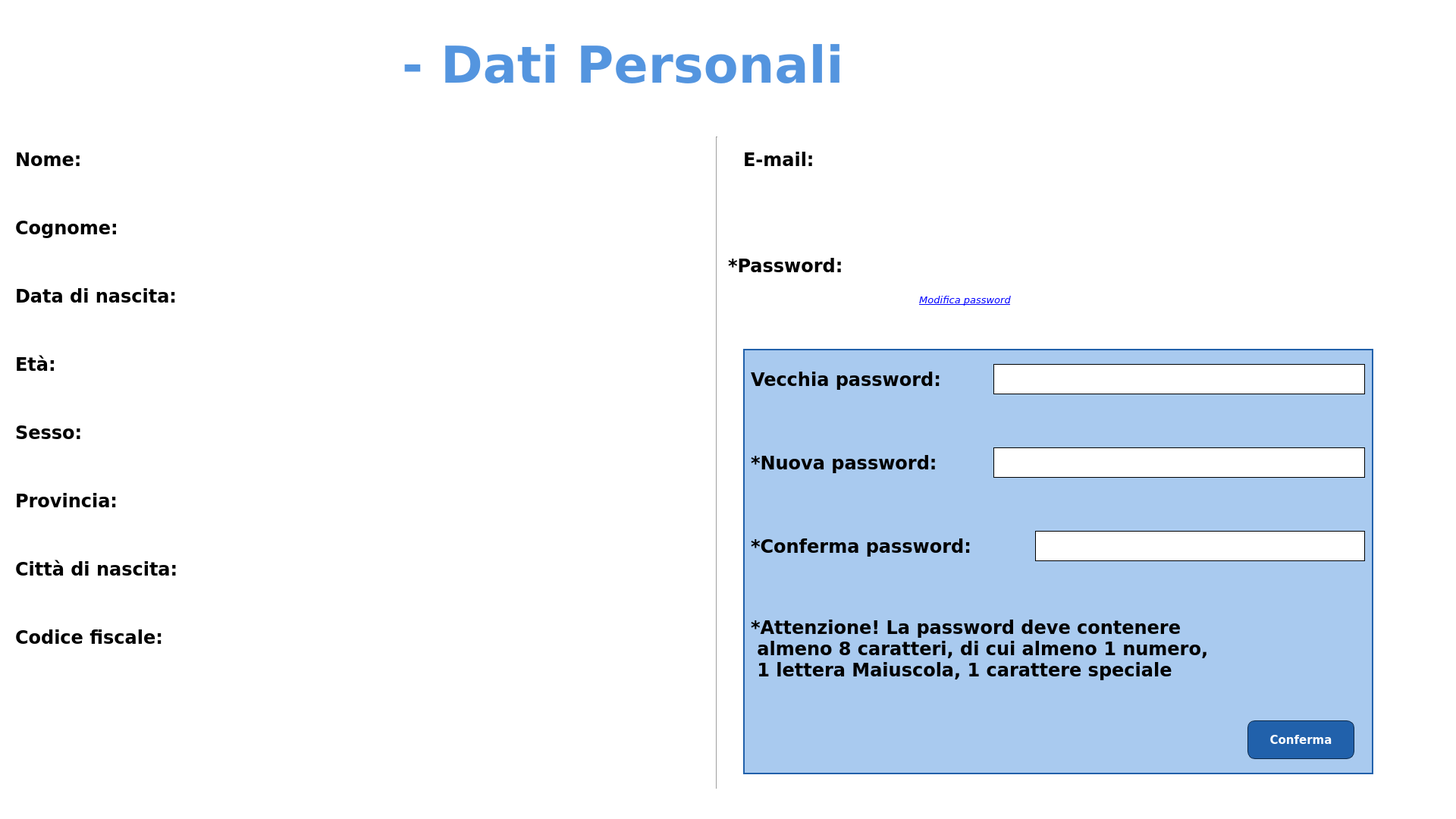
<?xml version="1.0" encoding="UTF-8"?>
<ui version="4.0">
 <class>datiPersonaliPaziente</class>
 <widget class="QWidget" name="datiPersonaliPaziente">
  <property name="geometry">
   <rect>
    <x>0</x>
    <y>0</y>
    <width>1920</width>
    <height>1080</height>
   </rect>
  </property>
  <property name="minimumSize">
   <size>
    <width>1920</width>
    <height>1080</height>
   </size>
  </property>
  <property name="maximumSize">
   <size>
    <width>1920</width>
    <height>1080</height>
   </size>
  </property>
  <property name="palette">
   <palette>
    <active>
     <colorrole role="Button">
      <brush brushstyle="SolidPattern">
       <color alpha="255">
        <red>255</red>
        <green>255</green>
        <blue>255</blue>
       </color>
      </brush>
     </colorrole>
     <colorrole role="Base">
      <brush brushstyle="SolidPattern">
       <color alpha="255">
        <red>255</red>
        <green>255</green>
        <blue>255</blue>
       </color>
      </brush>
     </colorrole>
     <colorrole role="Window">
      <brush brushstyle="SolidPattern">
       <color alpha="255">
        <red>255</red>
        <green>255</green>
        <blue>255</blue>
       </color>
      </brush>
     </colorrole>
    </active>
    <inactive>
     <colorrole role="Button">
      <brush brushstyle="SolidPattern">
       <color alpha="255">
        <red>255</red>
        <green>255</green>
        <blue>255</blue>
       </color>
      </brush>
     </colorrole>
     <colorrole role="Base">
      <brush brushstyle="SolidPattern">
       <color alpha="255">
        <red>255</red>
        <green>255</green>
        <blue>255</blue>
       </color>
      </brush>
     </colorrole>
     <colorrole role="Window">
      <brush brushstyle="SolidPattern">
       <color alpha="255">
        <red>255</red>
        <green>255</green>
        <blue>255</blue>
       </color>
      </brush>
     </colorrole>
    </inactive>
    <disabled>
     <colorrole role="Button">
      <brush brushstyle="SolidPattern">
       <color alpha="255">
        <red>255</red>
        <green>255</green>
        <blue>255</blue>
       </color>
      </brush>
     </colorrole>
     <colorrole role="Base">
      <brush brushstyle="SolidPattern">
       <color alpha="255">
        <red>255</red>
        <green>255</green>
        <blue>255</blue>
       </color>
      </brush>
     </colorrole>
     <colorrole role="Window">
      <brush brushstyle="SolidPattern">
       <color alpha="255">
        <red>255</red>
        <green>255</green>
        <blue>255</blue>
       </color>
      </brush>
     </colorrole>
    </disabled>
   </palette>
  </property>
  <property name="windowTitle">
   <string>Clinica Casa Alfredo</string>
  </property>
  <property name="windowIcon">
   <iconset>
    <normaloff>Immagini/logo_casa_alfredo.png</normaloff>Immagini/logo_casa_alfredo.png</iconset>
  </property>
  <property name="styleSheet">
   <string notr="true"/>
  </property>
  <widget class="QPushButton" name="tendina_button">
   <property name="geometry">
    <rect>
     <x>1820</x>
     <y>20</y>
     <width>70</width>
     <height>70</height>
    </rect>
   </property>
   <property name="cursor">
    <cursorShape>PointingHandCursor</cursorShape>
   </property>
   <property name="styleSheet">
    <string notr="true">QPushButton#tendina_button:pressed {
background-color: rgb(0, 0, 0, 0);
}</string>
   </property>
   <property name="text">
    <string/>
   </property>
   <property name="icon">
    <iconset>
     <normaloff>Immagini/tendina_chiusa.png</normaloff>Immagini/tendina_chiusa.png</iconset>
   </property>
   <property name="iconSize">
    <size>
     <width>70</width>
     <height>70</height>
    </size>
   </property>
   <property name="flat">
    <bool>true</bool>
   </property>
  </widget>
  <widget class="QLabel" name="dati_personali">
   <property name="geometry">
    <rect>
     <x>530</x>
     <y>20</y>
     <width>721</width>
     <height>131</height>
    </rect>
   </property>
   <property name="font">
    <font>
     <family>Verdana</family>
     <pointsize>50</pointsize>
     <weight>75</weight>
     <bold>true</bold>
    </font>
   </property>
   <property name="styleSheet">
    <string notr="true">color: rgb(84, 149, 223);</string>
   </property>
   <property name="text">
    <string>- Dati Personali</string>
   </property>
  </widget>
  <widget class="QLabel" name="logo">
   <property name="geometry">
    <rect>
     <x>10</x>
     <y>5</y>
     <width>110</width>
     <height>130</height>
    </rect>
   </property>
   <property name="text">
    <string/>
   </property>
   <property name="pixmap">
    <pixmap>Immagini/logo_casa_alfredo.png</pixmap>
   </property>
   <property name="scaledContents">
    <bool>true</bool>
   </property>
  </widget>
  <widget class="QLabel" name="titolo">
   <property name="geometry">
    <rect>
     <x>110</x>
     <y>20</y>
     <width>401</width>
     <height>110</height>
    </rect>
   </property>
   <property name="text">
    <string/>
   </property>
   <property name="pixmap">
    <pixmap>Immagini/titolo_casa_alfredo.png</pixmap>
   </property>
   <property name="scaledContents">
    <bool>true</bool>
   </property>
  </widget>
  <widget class="QLabel" name="cognome">
   <property name="geometry">
    <rect>
     <x>20</x>
     <y>280</y>
     <width>171</width>
     <height>40</height>
    </rect>
   </property>
   <property name="font">
    <font>
     <family>Verdana</family>
     <pointsize>18</pointsize>
     <weight>75</weight>
     <bold>true</bold>
     <underline>false</underline>
    </font>
   </property>
   <property name="text">
    <string>Cognome:</string>
   </property>
  </widget>
  <widget class="QLabel" name="codice_fiscale">
   <property name="geometry">
    <rect>
     <x>20</x>
     <y>820</y>
     <width>241</width>
     <height>40</height>
    </rect>
   </property>
   <property name="font">
    <font>
     <family>Verdana</family>
     <pointsize>18</pointsize>
     <weight>75</weight>
     <bold>true</bold>
    </font>
   </property>
   <property name="text">
    <string>Codice fiscale:</string>
   </property>
  </widget>
  <widget class="QLabel" name="nome">
   <property name="geometry">
    <rect>
     <x>20</x>
     <y>190</y>
     <width>111</width>
     <height>40</height>
    </rect>
   </property>
   <property name="font">
    <font>
     <family>Verdana</family>
     <pointsize>18</pointsize>
     <weight>75</weight>
     <bold>true</bold>
    </font>
   </property>
   <property name="text">
    <string>Nome:</string>
   </property>
  </widget>
  <widget class="QLabel" name="eta">
   <property name="geometry">
    <rect>
     <x>20</x>
     <y>460</y>
     <width>71</width>
     <height>40</height>
    </rect>
   </property>
   <property name="font">
    <font>
     <family>Verdana</family>
     <pointsize>18</pointsize>
     <weight>75</weight>
     <bold>true</bold>
     <underline>false</underline>
    </font>
   </property>
   <property name="text">
    <string>Età:</string>
   </property>
  </widget>
  <widget class="QLabel" name="provincia">
   <property name="geometry">
    <rect>
     <x>20</x>
     <y>640</y>
     <width>171</width>
     <height>40</height>
    </rect>
   </property>
   <property name="font">
    <font>
     <family>Verdana</family>
     <pointsize>18</pointsize>
     <weight>75</weight>
     <bold>true</bold>
    </font>
   </property>
   <property name="text">
    <string>Provincia:</string>
   </property>
  </widget>
  <widget class="QLabel" name="sesso">
   <property name="geometry">
    <rect>
     <x>20</x>
     <y>550</y>
     <width>111</width>
     <height>40</height>
    </rect>
   </property>
   <property name="font">
    <font>
     <family>Verdana</family>
     <pointsize>18</pointsize>
     <weight>75</weight>
     <bold>true</bold>
     <underline>false</underline>
    </font>
   </property>
   <property name="text">
    <string>Sesso:</string>
   </property>
  </widget>
  <widget class="QLabel" name="citta_di_nascita">
   <property name="geometry">
    <rect>
     <x>20</x>
     <y>730</y>
     <width>261</width>
     <height>40</height>
    </rect>
   </property>
   <property name="font">
    <font>
     <family>Verdana</family>
     <pointsize>18</pointsize>
     <weight>75</weight>
     <bold>true</bold>
    </font>
   </property>
   <property name="text">
    <string>Città di nascita:</string>
   </property>
  </widget>
  <widget class="QLabel" name="data_di_nascita">
   <property name="geometry">
    <rect>
     <x>20</x>
     <y>370</y>
     <width>261</width>
     <height>40</height>
    </rect>
   </property>
   <property name="font">
    <font>
     <family>Verdana</family>
     <pointsize>18</pointsize>
     <weight>75</weight>
     <bold>true</bold>
     <underline>false</underline>
    </font>
   </property>
   <property name="text">
    <string>Data di nascita:</string>
   </property>
  </widget>
  <widget class="QLabel" name="nome_label">
   <property name="geometry">
    <rect>
     <x>350</x>
     <y>190</y>
     <width>570</width>
     <height>40</height>
    </rect>
   </property>
   <property name="font">
    <font>
     <family>Verdana</family>
     <pointsize>18</pointsize>
    </font>
   </property>
   <property name="text">
    <string/>
   </property>
  </widget>
  <widget class="QLabel" name="email">
   <property name="geometry">
    <rect>
     <x>980</x>
     <y>190</y>
     <width>121</width>
     <height>40</height>
    </rect>
   </property>
   <property name="font">
    <font>
     <family>Verdana</family>
     <pointsize>18</pointsize>
     <weight>75</weight>
     <bold>true</bold>
    </font>
   </property>
   <property name="text">
    <string>E-mail:</string>
   </property>
  </widget>
  <widget class="QLabel" name="cognome_label">
   <property name="geometry">
    <rect>
     <x>350</x>
     <y>280</y>
     <width>570</width>
     <height>40</height>
    </rect>
   </property>
   <property name="font">
    <font>
     <family>Verdana</family>
     <pointsize>18</pointsize>
    </font>
   </property>
   <property name="text">
    <string/>
   </property>
  </widget>
  <widget class="QLabel" name="data_di_nascita_label">
   <property name="geometry">
    <rect>
     <x>350</x>
     <y>370</y>
     <width>570</width>
     <height>40</height>
    </rect>
   </property>
   <property name="font">
    <font>
     <family>Verdana</family>
     <pointsize>18</pointsize>
    </font>
   </property>
   <property name="text">
    <string/>
   </property>
  </widget>
  <widget class="QLabel" name="provincia_label">
   <property name="geometry">
    <rect>
     <x>350</x>
     <y>640</y>
     <width>570</width>
     <height>40</height>
    </rect>
   </property>
   <property name="font">
    <font>
     <family>Verdana</family>
     <pointsize>18</pointsize>
    </font>
   </property>
   <property name="text">
    <string/>
   </property>
  </widget>
  <widget class="QLabel" name="citta_di_nascita_label">
   <property name="geometry">
    <rect>
     <x>350</x>
     <y>730</y>
     <width>570</width>
     <height>40</height>
    </rect>
   </property>
   <property name="font">
    <font>
     <family>Verdana</family>
     <pointsize>18</pointsize>
    </font>
   </property>
   <property name="text">
    <string/>
   </property>
  </widget>
  <widget class="QLabel" name="codice_fiscale_label">
   <property name="geometry">
    <rect>
     <x>350</x>
     <y>820</y>
     <width>570</width>
     <height>40</height>
    </rect>
   </property>
   <property name="font">
    <font>
     <family>Verdana</family>
     <pointsize>18</pointsize>
    </font>
   </property>
   <property name="text">
    <string/>
   </property>
  </widget>
  <widget class="QLabel" name="eta_label">
   <property name="geometry">
    <rect>
     <x>150</x>
     <y>460</y>
     <width>270</width>
     <height>40</height>
    </rect>
   </property>
   <property name="font">
    <font>
     <family>Verdana</family>
     <pointsize>18</pointsize>
    </font>
   </property>
   <property name="text">
    <string/>
   </property>
  </widget>
  <widget class="QLabel" name="sesso_label">
   <property name="geometry">
    <rect>
     <x>188</x>
     <y>550</y>
     <width>170</width>
     <height>40</height>
    </rect>
   </property>
   <property name="font">
    <font>
     <family>Verdana</family>
     <pointsize>18</pointsize>
    </font>
   </property>
   <property name="text">
    <string/>
   </property>
  </widget>
  <widget class="QLabel" name="email_label">
   <property name="geometry">
    <rect>
     <x>1170</x>
     <y>190</y>
     <width>641</width>
     <height>40</height>
    </rect>
   </property>
   <property name="font">
    <font>
     <family>Verdana</family>
     <pointsize>18</pointsize>
    </font>
   </property>
   <property name="text">
    <string/>
   </property>
  </widget>
  <widget class="QLabel" name="password">
   <property name="geometry">
    <rect>
     <x>960</x>
     <y>330</y>
     <width>201</width>
     <height>40</height>
    </rect>
   </property>
   <property name="font">
    <font>
     <family>Verdana</family>
     <pointsize>18</pointsize>
     <weight>75</weight>
     <bold>true</bold>
    </font>
   </property>
   <property name="text">
    <string>*Password:</string>
   </property>
  </widget>
  <widget class="QLineEdit" name="password_line_edit">
   <property name="enabled">
    <bool>true</bool>
   </property>
   <property name="geometry">
    <rect>
     <x>1190</x>
     <y>330</y>
     <width>581</width>
     <height>40</height>
    </rect>
   </property>
   <property name="font">
    <font>
     <family>Verdana</family>
     <pointsize>18</pointsize>
    </font>
   </property>
   <property name="styleSheet">
    <string notr="true">border: 0px solid</string>
   </property>
   <property name="text">
    <string/>
   </property>
   <property name="echoMode">
    <enum>QLineEdit::Password</enum>
   </property>
   <property name="readOnly">
    <bool>true</bool>
   </property>
  </widget>
  <widget class="QPushButton" name="occhiello_button">
   <property name="geometry">
    <rect>
     <x>1776</x>
     <y>330</y>
     <width>40</width>
     <height>40</height>
    </rect>
   </property>
   <property name="styleSheet">
    <string notr="true">QPushButton#occhiello_button:pressed {
background-color: rgb(0, 0, 0, 0);
}</string>
   </property>
   <property name="text">
    <string/>
   </property>
   <property name="icon">
    <iconset>
     <normaloff>Immagini/occhiello_barrato_password.png</normaloff>Immagini/occhiello_barrato_password.png</iconset>
   </property>
   <property name="iconSize">
    <size>
     <width>40</width>
     <height>40</height>
    </size>
   </property>
   <property name="flat">
    <bool>true</bool>
   </property>
  </widget>
  <widget class="QPushButton" name="modifica_password">
   <property name="geometry">
    <rect>
     <x>1190</x>
     <y>380</y>
     <width>165</width>
     <height>30</height>
    </rect>
   </property>
   <property name="font">
    <font>
     <family>Verdana</family>
     <pointsize>10</pointsize>
     <italic>true</italic>
     <underline>true</underline>
    </font>
   </property>
   <property name="styleSheet">
    <string notr="true">QPushButton#modifica_password {
color: rgb(0, 0, 255);
}

QPushButton#modifica_password:pressed {
background-color: rgb(0, 0, 0, 0);
color: rgb(0, 0, 180);
}</string>
   </property>
   <property name="text">
    <string>Modifica password</string>
   </property>
   <property name="flat">
    <bool>true</bool>
   </property>
  </widget>
  <widget class="QLabel" name="modifica_password_label">
   <property name="geometry">
    <rect>
     <x>980</x>
     <y>460</y>
     <width>831</width>
     <height>561</height>
    </rect>
   </property>
   <property name="styleSheet">
    <string notr="true">background-color: rgb(169, 202, 239);
border: 2px solid;
border-color: rgb(33, 97, 171);</string>
   </property>
   <property name="text">
    <string/>
   </property>
  </widget>
  <widget class="QLabel" name="vecchia_password">
   <property name="geometry">
    <rect>
     <x>990</x>
     <y>480</y>
     <width>320</width>
     <height>40</height>
    </rect>
   </property>
   <property name="font">
    <font>
     <family>Verdana</family>
     <pointsize>18</pointsize>
     <weight>75</weight>
     <bold>true</bold>
    </font>
   </property>
   <property name="text">
    <string>Vecchia password:</string>
   </property>
  </widget>
  <widget class="QLabel" name="nuova_password">
   <property name="geometry">
    <rect>
     <x>990</x>
     <y>590</y>
     <width>310</width>
     <height>40</height>
    </rect>
   </property>
   <property name="font">
    <font>
     <family>Verdana</family>
     <pointsize>18</pointsize>
     <weight>75</weight>
     <bold>true</bold>
    </font>
   </property>
   <property name="text">
    <string>*Nuova password:</string>
   </property>
  </widget>
  <widget class="QLabel" name="confema_password">
   <property name="geometry">
    <rect>
     <x>990</x>
     <y>700</y>
     <width>370</width>
     <height>40</height>
    </rect>
   </property>
   <property name="font">
    <font>
     <family>Verdana</family>
     <pointsize>18</pointsize>
     <weight>75</weight>
     <bold>true</bold>
    </font>
   </property>
   <property name="text">
    <string>*Conferma password:</string>
   </property>
  </widget>
  <widget class="QLineEdit" name="vecchia_password_line_edit">
   <property name="enabled">
    <bool>true</bool>
   </property>
   <property name="geometry">
    <rect>
     <x>1310</x>
     <y>480</y>
     <width>490</width>
     <height>40</height>
    </rect>
   </property>
   <property name="styleSheet">
    <string notr="true">QLineEdit#vecchia_password_line_edit {
border: 1px solid;
padding-left: 8px;
padding-right: 8px;
}</string>
   </property>
   <property name="text">
    <string/>
   </property>
   <property name="echoMode">
    <enum>QLineEdit::Password</enum>
   </property>
   <property name="readOnly">
    <bool>false</bool>
   </property>
  </widget>
  <widget class="QLineEdit" name="nuova_password_line_edit">
   <property name="enabled">
    <bool>true</bool>
   </property>
   <property name="geometry">
    <rect>
     <x>1310</x>
     <y>590</y>
     <width>490</width>
     <height>40</height>
    </rect>
   </property>
   <property name="styleSheet">
    <string notr="true">QLineEdit#nuova_password_line_edit {
border: 1px solid;
padding-left: 8px;
padding-right: 8px;
}</string>
   </property>
   <property name="text">
    <string/>
   </property>
   <property name="echoMode">
    <enum>QLineEdit::Password</enum>
   </property>
   <property name="readOnly">
    <bool>false</bool>
   </property>
  </widget>
  <widget class="QLineEdit" name="conferma_password_line_edit">
   <property name="enabled">
    <bool>true</bool>
   </property>
   <property name="geometry">
    <rect>
     <x>1365</x>
     <y>700</y>
     <width>435</width>
     <height>40</height>
    </rect>
   </property>
   <property name="styleSheet">
    <string notr="true">QLineEdit#conferma_password_line_edit {
border: 1px solid;
padding-left: 8px;
padding-right: 8px;
}</string>
   </property>
   <property name="text">
    <string/>
   </property>
   <property name="echoMode">
    <enum>QLineEdit::Password</enum>
   </property>
   <property name="readOnly">
    <bool>false</bool>
   </property>
  </widget>
  <widget class="QLabel" name="scritta">
   <property name="geometry">
    <rect>
     <x>990</x>
     <y>780</y>
     <width>811</width>
     <height>151</height>
    </rect>
   </property>
   <property name="font">
    <font>
     <family>Verdana</family>
     <pointsize>18</pointsize>
     <weight>75</weight>
     <bold>true</bold>
    </font>
   </property>
   <property name="text">
    <string>*Attenzione! La password deve contenere 
 almeno 8 caratteri, di cui almeno 1 numero,
 1 lettera Maiuscola, 1 carattere speciale</string>
   </property>
  </widget>
  <widget class="QPushButton" name="conferma_button">
   <property name="geometry">
    <rect>
     <x>1645</x>
     <y>950</y>
     <width>141</width>
     <height>51</height>
    </rect>
   </property>
   <property name="font">
    <font>
     <family>Verdana</family>
     <pointsize>11</pointsize>
     <weight>75</weight>
     <bold>true</bold>
    </font>
   </property>
   <property name="styleSheet">
    <string notr="true">QPushButton#conferma_button {
background-color: rgb(33, 97, 171);
border: 1px solid;
border-color: rgb(13, 41, 73);
border-radius: 10px;
color: rgb(255, 255, 255);
}
QPushButton#conferma_button:pressed {
background-color: rgb(13, 41, 73);
border-color: rgb(33, 97, 171);
color: rgb(200, 200, 200);
}</string>
   </property>
   <property name="text">
    <string>Conferma</string>
   </property>
  </widget>
  <widget class="Line" name="line">
   <property name="geometry">
    <rect>
     <x>935</x>
     <y>180</y>
     <width>20</width>
     <height>860</height>
    </rect>
   </property>
   <property name="orientation">
    <enum>Qt::Vertical</enum>
   </property>
  </widget>
 </widget>
 <resources/>
 <connections/>
</ui>
